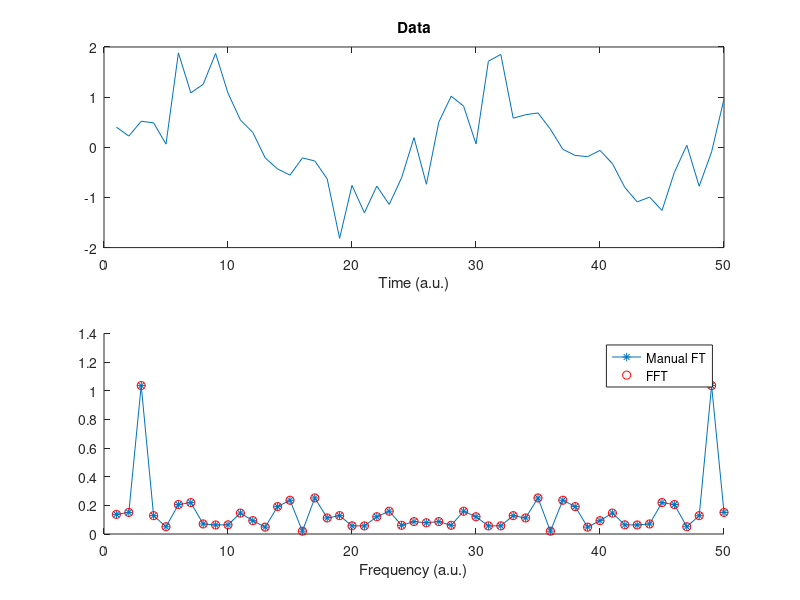

Source code (MATLAB):
%%
%     COURSE: Solved challenges in neural time series analysis
%    SECTION: Spectral analyses
%      VIDEO: Program the Fourier transform from scratch!
% Instructor: sincxpress.com
%
%%

clear, clc

% random signal
N       = 50;                                      % length of sequence
signal  = sin(linspace(0,4*pi,N)) + randn(1,N)/2;  % data
fTime   = ((1:N)-1)/N;                             % "time" used in Fourier transform

% initialize Fourier output matrix
fourierCoefs = zeros(size(signal)); 

% loop over frequencies
for fi=1:N
    
    % complex sine wave for this frequency
    fourierSine = exp( -1i*2*pi*(fi-1)*fTime );
    
    % dot product as sum of point-wise multiplications
    fourierCoefs(fi) = sum(signal.*fourierSine);
    
end

% divide by N to scale coefficients properly
fourierCoefs = fourierCoefs / N;

% use the fft function on the same data for comparison
fourierCoefsF = fft(signal) / N;


%% plotting

figure(1), clf

% time domain signal
subplot(211)
plot(signal)
xlabel('Time (a.u.)')
title('Data')

% amplitude of "manual" Fourier transform
subplot(212), hold on
plot(abs(fourierCoefs)*2,'*-')

% amplitude of FFT
plot(abs(fourierCoefsF)*2,'ro')


xlabel('Frequency (a.u.)')
legend({'Manual FT';'FFT'})

%% done.
